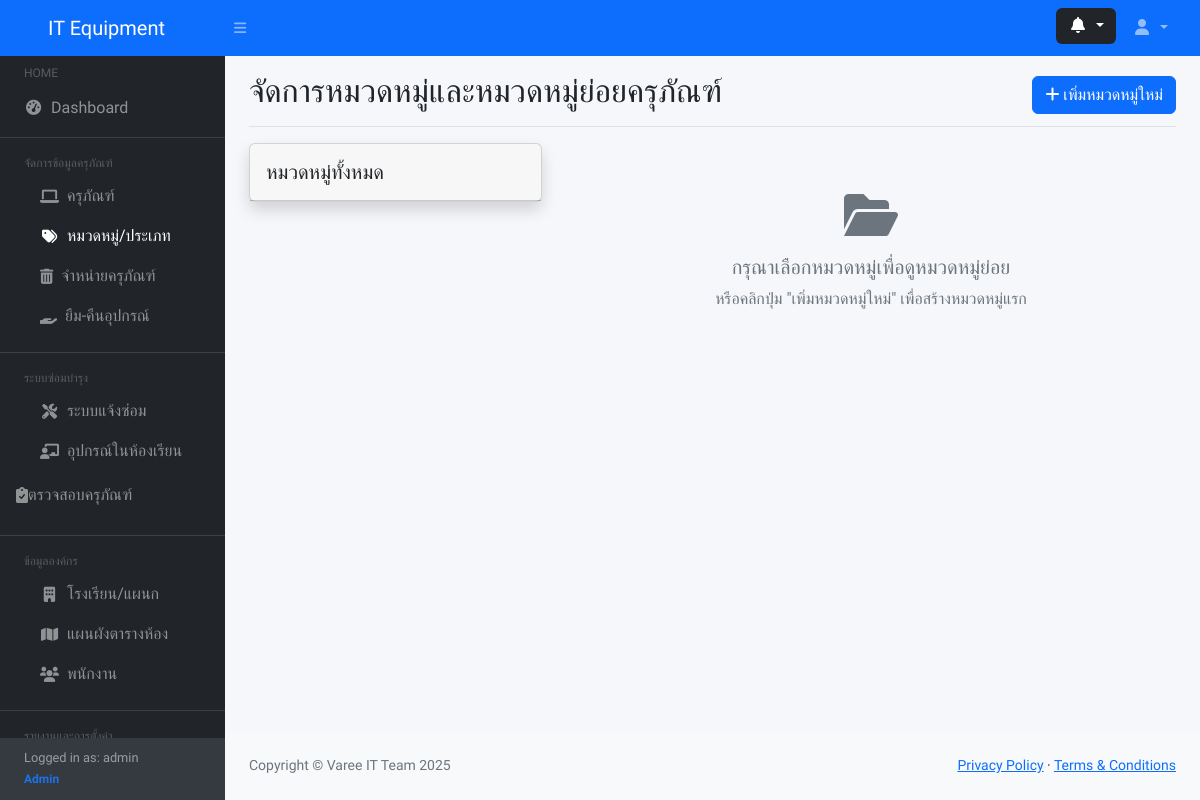
The app's page /categories.php (signed in), older data.
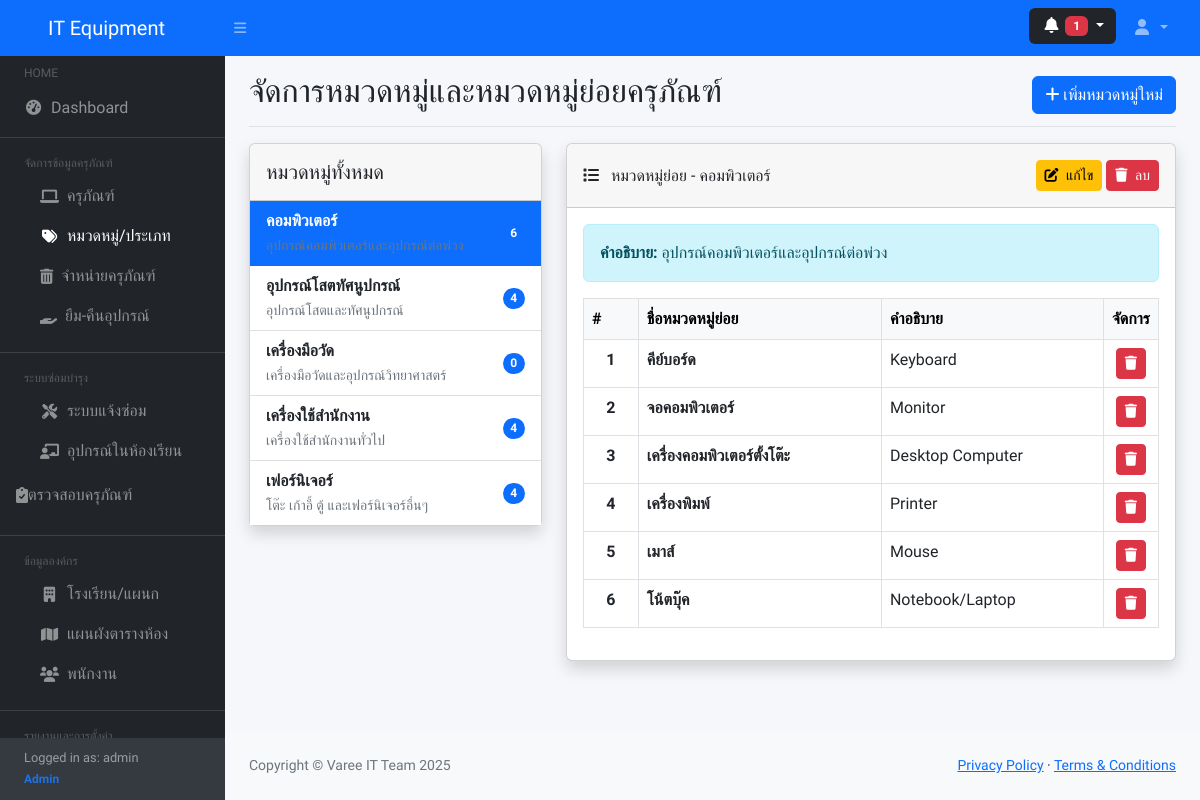
The same page, newer data.
### tables this page shows
CREATE TABLE IF NOT EXISTS equipment_categories (
    id INT AUTO_INCREMENT PRIMARY KEY COMMENT 'รหัสหมวดหมู่ (Primary Key)',
    category_name VARCHAR(100) NOT NULL COMMENT 'ชื่อหมวดหมู่ครุภัณฑ์',
    category_description TEXT COMMENT 'รายละเอียดหมวดหมู่',
    created_at TIMESTAMP DEFAULT CURRENT_TIMESTAMP COMMENT 'วันที่สร้างบันทึก',
    updated_at TIMESTAMP DEFAULT CURRENT_TIMESTAMP ON UPDATE CURRENT_TIMESTAMP COMMENT 'วันที่แก้ไขล่าสุด',
    INDEX idx_category_name (category_name)
);

CREATE TABLE IF NOT EXISTS equipment_subcategories (
    id INT AUTO_INCREMENT PRIMARY KEY COMMENT 'รหัสหมวดหมู่ย่อย (Primary Key)',
    category_id INT NOT NULL COMMENT 'รหัสหมวดหมู่หลัก (Foreign Key)',
    subcategory_name VARCHAR(100) NOT NULL COMMENT 'ชื่อหมวดหมู่ย่อย',
    subcategory_description TEXT COMMENT 'รายละเอียดหมวดหมู่ย่อย',
    created_at TIMESTAMP DEFAULT CURRENT_TIMESTAMP COMMENT 'วันที่สร้างบันทึก',
    updated_at TIMESTAMP DEFAULT CURRENT_TIMESTAMP ON UPDATE CURRENT_TIMESTAMP COMMENT 'วันที่แก้ไขล่าสุด',
    FOREIGN KEY (category_id) REFERENCES equipment_categories(id) ON DELETE CASCADE,
    INDEX idx_category_id (category_id),
    INDEX idx_subcategory_name (subcategory_name)
);

### categories.php (the view, shortened to what the rows shown need)
<?php
require_once 'includes/header.php';
$categories_query = "
    SELECT ec.*, COUNT(es.id) as subcategory_count
    FROM equipment_categories ec
    LEFT JOIN equipment_subcategories es ON ec.id = es.category_id
    GROUP BY ec.id
    ORDER BY ec.category_name";
$categories_list = $db->query($categories_query)->fetchAll(PDO::FETCH_ASSOC);
$selected_category_id = isset($_GET['category_id']) ? $_GET['category_id'] : ($categories_list[0]['id'] ?? null);
$selected_category = null;
$subcategories = [];
if ($selected_category_id) {
    $stmt = $db->prepare("SELECT * FROM equipment_categories WHERE id = ?");
    $stmt->execute([$selected_category_id]);
    $selected_category = $stmt->fetch(PDO::FETCH_ASSOC);
    $subcategories_query = "
        SELECT es.*, ec.category_name
        FROM equipment_subcategories es
        JOIN equipment_categories ec ON es.category_id = ec.id
        WHERE es.category_id = ?
        ORDER BY es.subcategory_name";
    $stmt = $db->prepare($subcategories_query);
    $stmt->execute([$selected_category_id]);
    $subcategories = $stmt->fetchAll(PDO::FETCH_ASSOC);
}
$edit_mode = isset($_GET['action']) && $_GET['action'] == 'edit' && isset($_GET['id']);
$edit_category = null;
?>
<?php
include 'includes/sidebar.php';
?>
<div id="layoutSidenav_content">
<main >
    <div class="container-fluid px-4">
    <div class="d-flex justify-content-between flex-wrap flex-md-nowrap align-items-center pt-3 pb-2 mb-3 border-bottom">
        <h1 class="h2">จัดการหมวดหมู่และหมวดหมู่ย่อยครุภัณฑ์</h1>
    </div>
    <?php if ($edit_mode): ?>
        <div class="card shadow mb-4">
            <div class="card-header py-3 bg-primary text-white">
                <h6 class="m-0 font-weight-bold">
                    <i class="fas fa-edit me-2"></i>แก้ไขหมวดหมู่และหมวดหมู่ย่อย
                </h6>
            </div>
            <div class="card-body">
                <form method="POST" id="categoryForm">
                    <input type="hidden" name="category_id" value="<?php echo $edit_category['id']; ?>">
                    <div class="row mb-4">
                        <div class="col-md-12">
                            <div class="mb-3">
                                <label class="form-label fw-bold">ชื่อหมวดหมู่ *</label>
                                <input type="text" class="form-control" name="category_name"
                                       value="<?php echo $edit_category['category_name']; ?>" required
                                       placeholder="เช่น อุปกรณ์คอมพิวเตอร์">
                            </div>
                        </div>
                        <div class="col-md-12">
                            <div class="mb-3">
                                <label class="form-label fw-bold">คำอธิบายหมวดหมู่</label>
                                <textarea class="form-control" name="category_description" rows="2"
                                       placeholder="รายละเอียดเพิ่มเติมเกี่ยวกับหมวดหมู่"><?php echo $edit_category['category_description']; ?></textarea>
                            </div>
                        </div>
                    </div>
                    <div class="mb-4">
                        <div class="d-flex justify-content-between align-items-center mb-3">
                            <label class="form-label fw-bold">หมวดหมู่ย่อย</label>
                            <button type="button" class="btn btn-success btn-sm" onclick="addSubcategoryRow()">
                                <i class="fas fa-plus me-1"></i> เพิ่มหมวดหมู่ย่อย
                            </button>
                        </div>
                        <div class="table-responsive">
                            <table class="table table-bordered" id="subcategoriesTable">
                                <thead class="table-light">
                                    <tr>
                                        <th width="5%">#</th>
                                        <th width="45%">ชื่อหมวดหมู่ย่อย *</th>
                                        <th width="45%">คำอธิบาย</th>
                                        <th width="5%">ลบ</th>
                                    </tr>
                                </thead>
                                <tbody id="subcategoriesTableBody">
                                    <?php if (count($subcategories) > 0): ?>
                                        <?php foreach($subcategories as $index => $subcategory): ?>
                                        <tr>
                                            <td class="text-center"><?php echo $index + 1; ?></td>
                                            <td>
                                                <input type="hidden" name="subcategories[<?php echo $index; ?>][id]" value="<?php echo $subcategory['id']; ?>">
                                                <input type="text" class="form-control" name="subcategories[<?php echo $index; ?>][name]"
                                                       value="<?php echo $subcategory['subcategory_name']; ?>" required
                                                       placeholder="เช่น เครื่องคอมพิวเตอร์ตั้งโต๊ะ">
                                            </td>
                                            <td>
                                                <input type="text" class="form-control" name="subcategories[<?php echo $index; ?>][description]"
                                                       value="<?php echo $subcategory['subcategory_description']; ?>"
                                                       placeholder="คำอธิบายหมวดหมู่ย่อย">
                                            </td>
                                            <td class="text-center">
                                                <button type="button" class="btn btn-danger btn-sm" onclick="removeSubcategoryRow(this)">
                                                    <i class="fas fa-trash"></i>
                                                </button>
                                            </td>
                                        </tr>
                                        <?php endforeach; ?>
                                    <?php else: ?>
                                        <tr id="noSubcategoriesRow">
                                            <td colspan="4" class="text-center text-muted py-3">
                                                <i class="fas fa-info-circle me-2"></i>ยังไม่มีหมวดหมู่ย่อย
                                            </td>
                                        </tr>
                                    <?php endif; ?>
                                </tbody>
                            </table>
                        </div>
                    </div>
                    <div class="d-flex justify-content-between">
                        <a href="categories.php" class="btn btn-secondary">
                            <i class="fas fa-arrow-left me-1"></i> ยกเลิก
                        </a>
                        <button type="submit" name="save_category" class="btn btn-primary">
                            <i class="fas fa-save me-1"></i> บันทึกการเปลี่ยนแปลง
                        </button>
                    </div>
                </form>
            </div>
        </div>
    <?php else: ?>
        <div class="row">
            <div class="col-md-4">
                <div class="card shadow mb-4">
                    <div class="card-body p-0">
                        <div class="list-group list-group-flush">
                            <?php foreach($categories_list as $category): ?>
                            <a href="categories.php?category_id=<?php echo $category['id']; ?>"
                               class="list-group-item list-group-item-action d-flex justify-content-between align-items-center <?php echo $selected_category_id == $category['id'] ? 'active' : ''; ?>">
                                <div>
                                    <strong><?php echo $category['category_name']; ?></strong>
                                    <?php if ($category['category_description']): ?>
                                        <br><small class="text-muted"><?php echo $category['category_description']; ?></small>
                                    <?php endif; ?>
                                </div>
                                <span class="badge bg-primary rounded-pill"><?php echo $category['subcategory_count']; ?></span>
                            </a>
                            <?php endforeach; ?>
                        </div>
                    </div>
                </div>
            </div>
            <div class="col-md-8">
                <?php if ($selected_category_id): ?>
                    <div class="card shadow mb-4">
                        <div class="card-header py-3 d-flex justify-content-between align-items-center">
                            <h6 class="m-0 font-weight-bold">
                                <i class="fas fa-list me-2"></i>
                                หมวดหมู่ย่อย - <?php echo $selected_category['category_name'] ?? 'ไม่พบหมวดหมู่' ?>
                            </h6>
                            <div>
                                <a href="categories.php?action=edit&id=<?php echo $selected_category['id']; ?>" class="btn btn-warning btn-sm">
                                    <i class="fas fa-edit me-1"></i> แก้ไข
                                </a>
                                <a href="categories.php?action=delete_category&id=<?php echo $selected_category['id']; ?>"
                                   class="btn btn-danger btn-sm" onclick="return confirm('คุณแน่ใจหรือไม่ที่จะลบหมวดหมู่นี้? การลบจะทำให้หมวดหมู่ย่อยทั้งหมดถูกลบด้วย')">
                                    <i class="fas fa-trash me-1"></i> ลบ
                                </a>
                            </div>
                        </div>
                        <div class="card-body">
                            <?php if ($selected_category['category_description']): ?>
                                <div class="alert alert-info">
                                    <strong>คำอธิบาย:</strong> <?php echo $selected_category['category_description']; ?>
                                </div>
                            <?php endif; ?>
                            <?php if (count($subcategories) > 0): ?>
                                <div class="table-responsive">
                                    <table class="table table-bordered table-hover">
                                        <thead class="table-light">
                                            <tr>
                                                <th width="10%">#</th>
                                                <th width="45%">ชื่อหมวดหมู่ย่อย</th>
                                                <th width="40%">คำอธิบาย</th>
                                                <th width="5%">จัดการ</th>
                                            </tr>
                                        </thead>
                                        <tbody>
                                            <?php foreach($subcategories as $index => $subcategory): ?>
                                            <tr>
                                                <td class="text-center fw-bold"><?php echo $index + 1; ?></td>
                                                <td class="fw-bold"><?php echo $subcategory['subcategory_name']; ?></td>
                                                <td><?php echo $subcategory['subcategory_description'] ?: '-'; ?></td>
                                                <td class="text-center">
                                                    <a href="categories.php?action=delete_subcategory&id=<?php echo $subcategory['id']; ?>&category_id=<?php echo $selected_category_id; ?>"
                                                       class="btn btn-danger btn-sm" title="ลบ" onclick="return confirm('คุณแน่ใจหรือไม่?')">
                                                        <i class="fas fa-trash"></i>
                                                    </a>
                                                </td>
                                            </tr>
                                            <?php endforeach; ?>
                                        </tbody>
                                    </table>
                                </div>
                            <?php endif; ?>
                        </div>
                    </div>
                <?php endif; ?>
            </div>
        </div>
    <?php endif; ?>
</main>
<?php require_once 'includes/footer.php'; ?>

Row changes from the older to the newer data that the page shows:
added equipment_categories: category_name "คอมพิวเตอร์", subcategory_count "6", category_description "อุปกรณ์คอมพิวเตอร์และอุปกรณ์ต่อพ่วง"
added equipment_categories: category_name "อุปกรณ์โสตทัศนูปกรณ์", category_description "อุปกรณ์โสตและทัศนูปกรณ์", subcategory_count "4"
added equipment_categories: category_name "เครื่องมือวัด", category_description "เครื่องมือวัดและอุปกรณ์วิทยาศาสตร์", subcategory_count "0"
added equipment_categories: category_name "เครื่องใช้สำนักงาน", category_description "เครื่องใช้สำนักงานทั่วไป", subcategory_count "4"
added equipment_categories: category_name "เฟอร์นิเจอร์", category_description "โต๊ะ เก้าอี้ ตู้ และเฟอร์นิเจอร์อื่นๆ", subcategory_count "4"
added equipment_subcategories: subcategory_name "คีย์บอร์ด", subcategory_description "Keyboard"
added equipment_subcategories: subcategory_name "จอคอมพิวเตอร์", subcategory_description "Monitor"
added equipment_subcategories: subcategory_name "เครื่องคอมพิวเตอร์ตั้งโต๊ะ", subcategory_description "Desktop Computer"
added equipment_subcategories: subcategory_name "เครื่องพิมพ์", subcategory_description "Printer"
added equipment_subcategories: subcategory_name "เมาส์", subcategory_description "Mouse"
added equipment_subcategories: subcategory_name "โน้ตบุ๊ค", subcategory_description "Notebook/Laptop"
Text that changed along with them:
$pending_count: (not shown) → "1"
text no longer shown: "กรุณาเลือกหมวดหมู่เพื่อดูหมวดหมู่ย่อย หรือคลิกปุ่ม \"เพิ่มหมวดหมู่ใหม่\" เพื่อสร้างหมวดหมู่แรก"
text now shown: "หมวดหมู่ย่อย - แก้ไข ลบ คำอธิบาย: # ชื่อหมวดหมู่ย่อย คำอธิบาย จัดการ"
